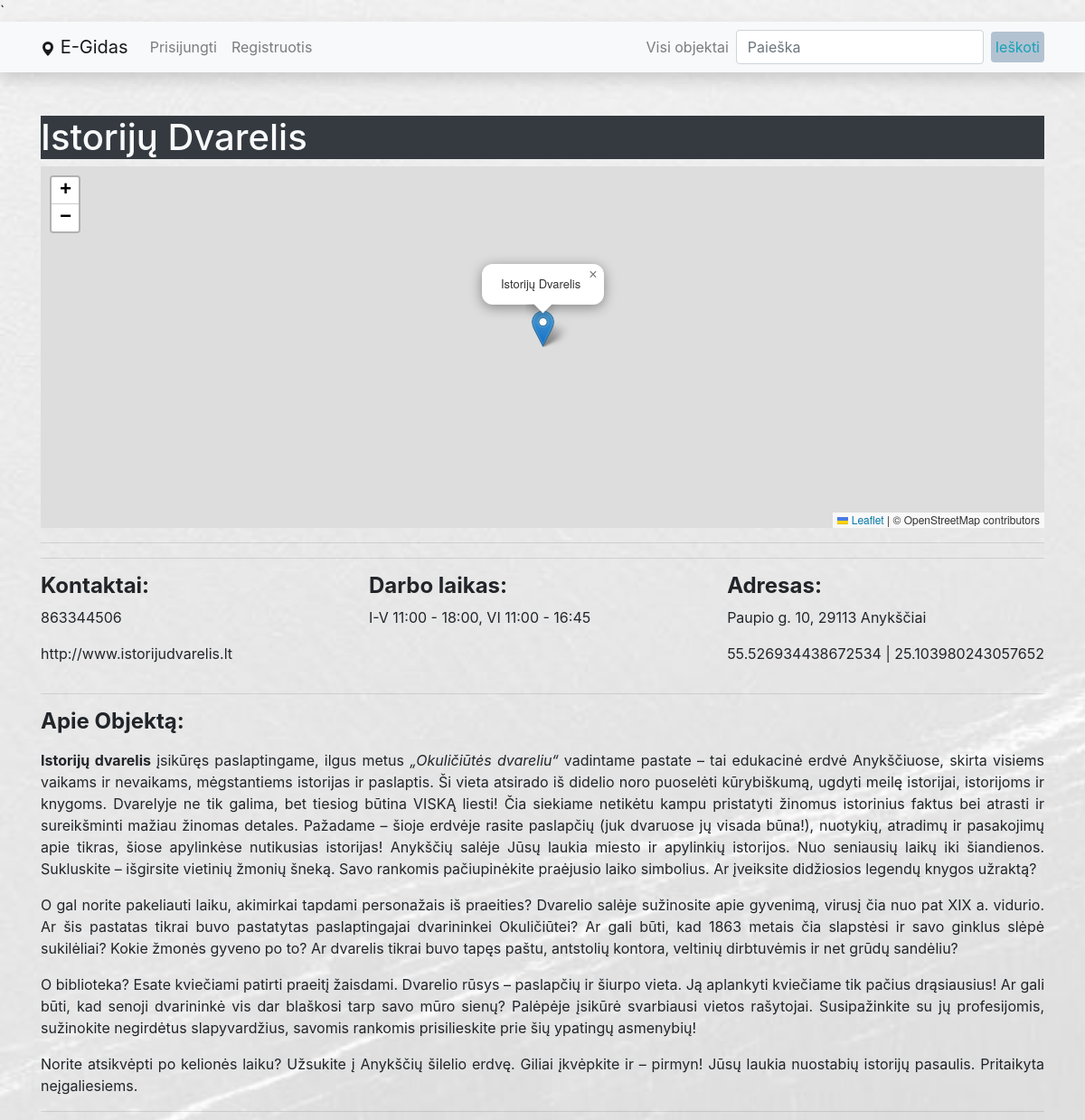
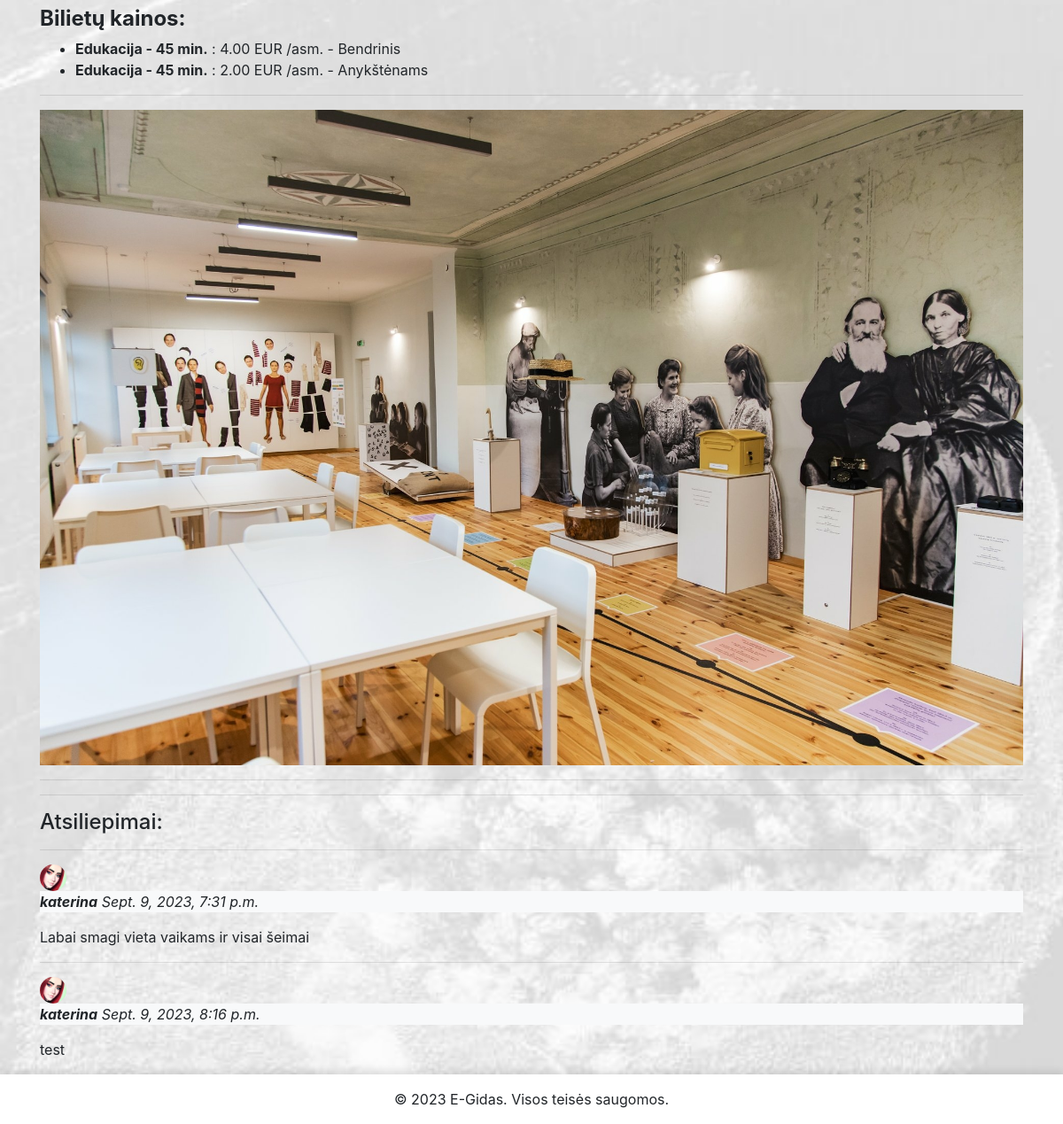
The app's page /egidas/objektai/1 with its own data (2 pictures, top to bottom).
### egidas/models.py (models this page shows, shortened)
class Place(models.Model):
    title = models.CharField('Pavadinimas', max_length=200)
    address = models.CharField("Adresas", max_length=200, null=True, blank=True)
    latitude = models.FloatField("Platuma", null=True, blank=True)
    longitude = models.FloatField("Ilguma", null=True, blank=True)
    description = HTMLField("Apie")
    working_hours = models.CharField('Darbo valandos', max_length=255, null=True, blank=True)
    tel = models.CharField('Telefono numeris', max_length=20)
    website = models.URLField('Svetainė', max_length=200, null=True, blank=True)
    subcategories = models.ManyToManyField(Subcategory, related_name='places', help_text='Priskirkite subkategorijas')
    cover = models.ImageField("Nuotrauka", upload_to="covers", null=True, blank=True)
    class Meta:
        verbose_name = 'Objektas'
        verbose_name_plural = 'Objektai'

class Ticket(models.Model):
    place = models.ForeignKey(Place, related_name='tickets', on_delete=models.CASCADE)
    price = models.DecimalField(max_digits=9, decimal_places=2)
    service = models.CharField('Paslaugos pavadinimas', max_length=255, null=True, blank=True)
    TYPE = (
        ('Suaugusiam', 'Suaugusiems'),
        ('Vaikams', 'Vaikams'),
        ('Pens/Neįg', 'Neįgaliems ir pencininkams'),
        ('Bendrinis', 'Bendrinis'),
        ('Anykštėnams', 'Anykštėnams'),
        ('Stud/Moksl', 'Moksleiviams ir studentams')
    )
    type = models.CharField(
        max_length=50,
        choices=TYPE,
        blank=True,
        default='Bendrinis',
        help_text='Bilieto tipas'
    )
    class Meta:
        verbose_name = 'Bilietas'
        verbose_name_plural = 'Bilietai'

class PlaceReview(models.Model):
    user = models.ForeignKey(User, related_name='reviews', on_delete=models.CASCADE, null=True, blank=True)
    date_created = models.DateTimeField(auto_now_add=True)
    place = models.ForeignKey(Place, on_delete=models.CASCADE, related_name="placereview_set", blank=True)
    content = models.TextField('Atsiliepimas', null=True, blank=True)
    rating = models.IntegerField('Įvertinimas', null=True, blank=True,
                                 validators=[MinValueValidator(1), MaxValueValidator(5)])
    class Meta:
        verbose_name = 'Atsiliepimas'
        verbose_name_plural = 'Atsiliepimai'

class Profilis(models.Model):
    user = models.OneToOneField(User, on_delete=models.CASCADE, blank=True)
    nuotrauka = models.ImageField(default='profile_pics/pfp.png', upload_to='profile_pics')
    class Meta:
        verbose_name = 'Profilis'
        verbose_name_plural = 'Profiliai'

### egidas/views.py (the view, shortened to what this page needs)
# urls.py: path('objektai/<int:pk>', views.PlaceDetailView.as_view(), name='place-detail'),
class PlaceDetailView(generic.edit.FormMixin, generic.DetailView):
    model = Place
    context_object_name = 'place'
    template_name = 'place_detail.html'
    form_class = PlaceReviewForm

### egidas/forms.py
class PlaceReviewForm(forms.ModelForm):
    class Meta:
        model = PlaceReview
        fields = ('content', 'rating', 'user',)
        widgets = {
            'place': forms.HiddenInput(),
            'user': forms.HiddenInput(),
            'content': forms.Textarea(attrs={'class': 'form-control', 'rows': 5, 'placeholder': 'Jūsų tekstas...'}),
        }

### egidas/templates/place_detail.html (shortened to what this page needs)
{% extends "base.html" %}
{% block content %}
<h1 class="text-light bg-dark">{{ place.title }}</h1>
<div id="map" style="height: 400px;"></div>
<hr/>
<hr/>
<div style="display: flex; justify-content: space-between;">
    <div>
        <h4><strong>Kontaktai:</strong></h4>
        <p>{{ place.tel }}</p>
        <p>{{ place.website }}</p>
    </div>
    <div>
        <h4><strong>Darbo laikas:</strong></h4>
        <p>{{ place.working_hours }}</p>
    </div>
    <div>
        <h4><strong>Adresas:</strong></h4>
        <p>{{ place.address }}</p>
        <p>{{ place.latitude }} | {{ place.longitude }}</p>
    </div>
</div>
<hr/>
<h4><strong>Apie Objektą:</strong></h4>
<p>{{ place.description | safe }}</p>
<hr/>
{% if place.tickets.all %}
<h4><strong>Bilietų kainos:</strong></h4>
<ul>
    {% for ticket in place.tickets.all %}
    <li><strong>{{ ticket.service }}</strong> : {{ ticket.price }} EUR /asm. - {{ ticket.type }}</li>
    {% endfor %}
</ul>
{% endif %}
<hr/>
{% if place.cover %}
<img src="{{ place.cover.url }}" class="img-fluid" alt="{{ place.title }} cover image">
{% endif %}
<br>
<hr/>
<hr>
<h4>Atsiliepimai:</h4>
{% if place.placereview_set.all %}
    {% for review in place.placereview_set.all %}
        <hr/>
<img class="img-fluid rounded-circle" src="{{ review.user.profilis.nuotrauka.url }}" style="width: 30px; height: 30px;"/>
<p class="bg-light"><em><strong>{{ review.user }}</strong> {{ review.date_created }}</em></p>
        <p>{{ review.content }}</p>
    {% endfor %}
{% else %}
    <p>Objektas atsiliepimų neturi</p>
{% endif %}
{% endblock %}

### egidas/static/css/styles.css (style rules this page uses)
body { background-image: url('/static/img/anyksciai.jpg'); background-size: cover; background-attachment: fixed; display: flex; flex-direction: column; min-height: 100vh; }

### records on screen
Place: title "Istorijų Dvarelis", tel "863344506", website "http://www.istorijudvarelis.lt", working_hours "I-V 11:00 - 18:00, VI 11:00 - 16:45", address "Paupio g. 10, 29113 Anykščiai", latitude "55.526934438672534", longitude "25.103980243057652", description "Istorijų dvarelis įsikūręs paslaptingame, ilgus metus „Okuličiūtės dvareliu“ vadintame pastate – tai edukacinė erdvė Anykščiuose, skirta visiems vaikams ir nevaikams, mėgstantiems istorijas ir paslaptis. Ši vieta atsirado iš didelio noro puoselėti kūrybiškumą, ugdyti meilę istorijai, istorijoms ir knygoms. Dvarelyje ne tik galima, bet tiesiog būtina VISKĄ liesti! Čia siekiame netikėtu kampu pristatyti žinomus istorinius faktus bei atrasti ir sureikšminti mažiau žinomas detales. Pažadame – šioje erdvėje rasite paslapčių (juk dvaruose jų visada būna!), nuotykių, atradimų ir pasakojimų apie tikras, šiose apylinkėse nutikusias istorijas! Anykščių salėje Jūsų laukia miesto ir apylinkių…", cover (picture)
Ticket: service "Edukacija - 45 min.", price "4.00", type "Bendrinis"
Ticket: service "Edukacija - 45 min.", price "2.00", type "Anykštėnams"
PlaceReview: user.profilis.nuotrauka (picture), user "katerina", date_created "Sept. 9, 2023, 7:31 p.m.", content "Labai smagi vieta vaikams ir visai šeimai"
PlaceReview: user.profilis.nuotrauka (picture), user "katerina", date_created "Sept. 9, 2023, 8:16 p.m.", content "test"
